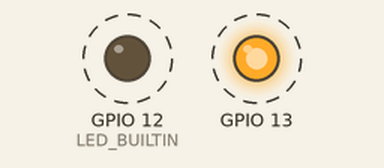
A sketch run on a simulated ESP32-C3. Parts: output pins drawn as LEDs (lit = HIGH). Dashed ring = blinking. What the sketch prints to the serial monitor is not drawn.

Above: at 0.05 s.
Timing chart, 0 to 3.0 s (numbered marks = the images above):
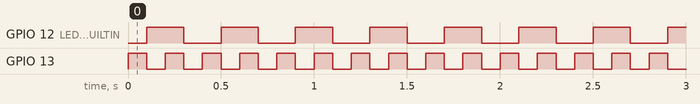

Measured:
- by itself, GPIO 12 (LED_BUILTIN): alternates HIGH for 0.20 s and LOW for 0.20 s
- by itself, GPIO 13: alternates HIGH for 0.10 s and LOW for 0.10 s

The sketch:

esp32-c3-Blink.ino
```cpp
//  blink 2 LED & send data to serial port
// tekan tombol BOOT untuk upload

#define LED_BUILTIN 12
// the setup function runs once when you press reset or power the board
void setup() {
  Serial.begin(115200);
  Serial.print("Hello!");

  // initialize digital pin LED_BUILTIN as an output.
  pinMode(LED_BUILTIN, OUTPUT);
  pinMode(13, OUTPUT);
}

// the loop function runs over and over again forever
void loop() {
  static int counter = 0;
  counter++;
  if (counter>3){
    counter = 0;
  }
  switch (counter) {
    case 0:
      digitalWrite(12, LOW);  // turn the LED off by making the voltage LOW
      digitalWrite(13, LOW);  // turn the LED off by making the voltage LOW
      break;
    case 1:
      digitalWrite(12, LOW);   // turn the LED off by making the voltage LOW
      digitalWrite(13, HIGH);  // turn the LED off by making the voltage LOW
      break;
    case 2:
      digitalWrite(12, HIGH);  // turn the LED off by making the voltage LOW
      digitalWrite(13, LOW);   // turn the LED off by making the voltage LOW
      break;
    case 3:
      digitalWrite(12, HIGH);  // turn the LED off by making the voltage LOW
      digitalWrite(13, HIGH);  // turn the LED off by making the voltage LOW

      break;
    default:
      {
      }
  }
  delay(100);  // wait for a second
  Serial.print("xyz ");
}
```
